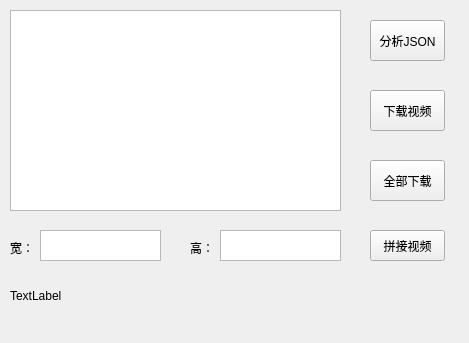
<?xml version="1.0" encoding="UTF-8"?>
<ui version="4.0">
 <class>MainWindow</class>
 <widget class="QMainWindow" name="MainWindow">
  <property name="geometry">
   <rect>
    <x>0</x>
    <y>0</y>
    <width>469</width>
    <height>343</height>
   </rect>
  </property>
  <property name="windowTitle">
   <string>MainWindow</string>
  </property>
  <widget class="QWidget" name="centralwidget">
   <widget class="QPushButton" name="btn_joinVideo">
    <property name="geometry">
     <rect>
      <x>370</x>
      <y>230</y>
      <width>75</width>
      <height>31</height>
     </rect>
    </property>
    <property name="text">
     <string>拼接视频</string>
    </property>
   </widget>
   <widget class="QPushButton" name="btn_splitVideo">
    <property name="geometry">
     <rect>
      <x>370</x>
      <y>20</y>
      <width>75</width>
      <height>41</height>
     </rect>
    </property>
    <property name="text">
     <string>分析JSON</string>
    </property>
   </widget>
   <widget class="QListWidget" name="listWidget">
    <property name="geometry">
     <rect>
      <x>10</x>
      <y>10</y>
      <width>331</width>
      <height>201</height>
     </rect>
    </property>
   </widget>
   <widget class="QPushButton" name="btn_downVideo">
    <property name="geometry">
     <rect>
      <x>370</x>
      <y>90</y>
      <width>75</width>
      <height>41</height>
     </rect>
    </property>
    <property name="text">
     <string>下载视频</string>
    </property>
   </widget>
   <widget class="QPushButton" name="btn_downAll">
    <property name="geometry">
     <rect>
      <x>370</x>
      <y>160</y>
      <width>75</width>
      <height>41</height>
     </rect>
    </property>
    <property name="text">
     <string>全部下载</string>
    </property>
   </widget>
   <widget class="QLabel" name="label">
    <property name="geometry">
     <rect>
      <x>10</x>
      <y>280</y>
      <width>451</width>
      <height>31</height>
     </rect>
    </property>
    <property name="text">
     <string>TextLabel</string>
    </property>
    <property name="alignment">
     <set>Qt::AlignLeading|Qt::AlignLeft|Qt::AlignVCenter</set>
    </property>
   </widget>
   <widget class="QTextEdit" name="textE_width">
    <property name="geometry">
     <rect>
      <x>40</x>
      <y>230</y>
      <width>121</width>
      <height>31</height>
     </rect>
    </property>
   </widget>
   <widget class="QLabel" name="label_2">
    <property name="geometry">
     <rect>
      <x>10</x>
      <y>240</y>
      <width>31</width>
      <height>16</height>
     </rect>
    </property>
    <property name="text">
     <string>宽：</string>
    </property>
   </widget>
   <widget class="QLabel" name="label_3">
    <property name="geometry">
     <rect>
      <x>190</x>
      <y>240</y>
      <width>31</width>
      <height>16</height>
     </rect>
    </property>
    <property name="text">
     <string>高：</string>
    </property>
   </widget>
   <widget class="QTextEdit" name="textE_height">
    <property name="geometry">
     <rect>
      <x>220</x>
      <y>230</y>
      <width>121</width>
      <height>31</height>
     </rect>
    </property>
   </widget>
  </widget>
  <widget class="QMenuBar" name="menubar">
   <property name="geometry">
    <rect>
     <x>0</x>
     <y>0</y>
     <width>469</width>
     <height>23</height>
    </rect>
   </property>
  </widget>
 </widget>
 <resources/>
 <connections/>
</ui>
